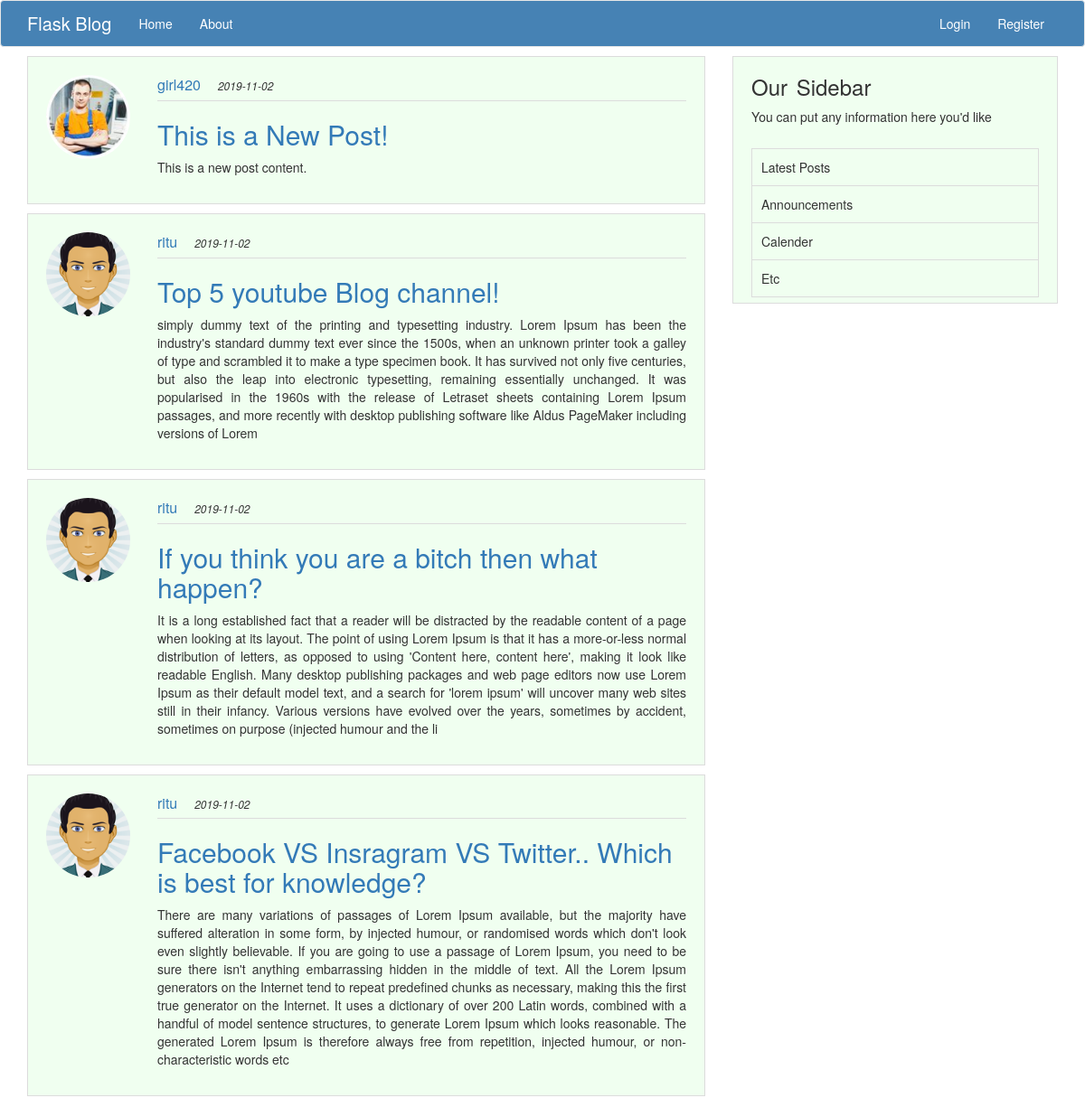
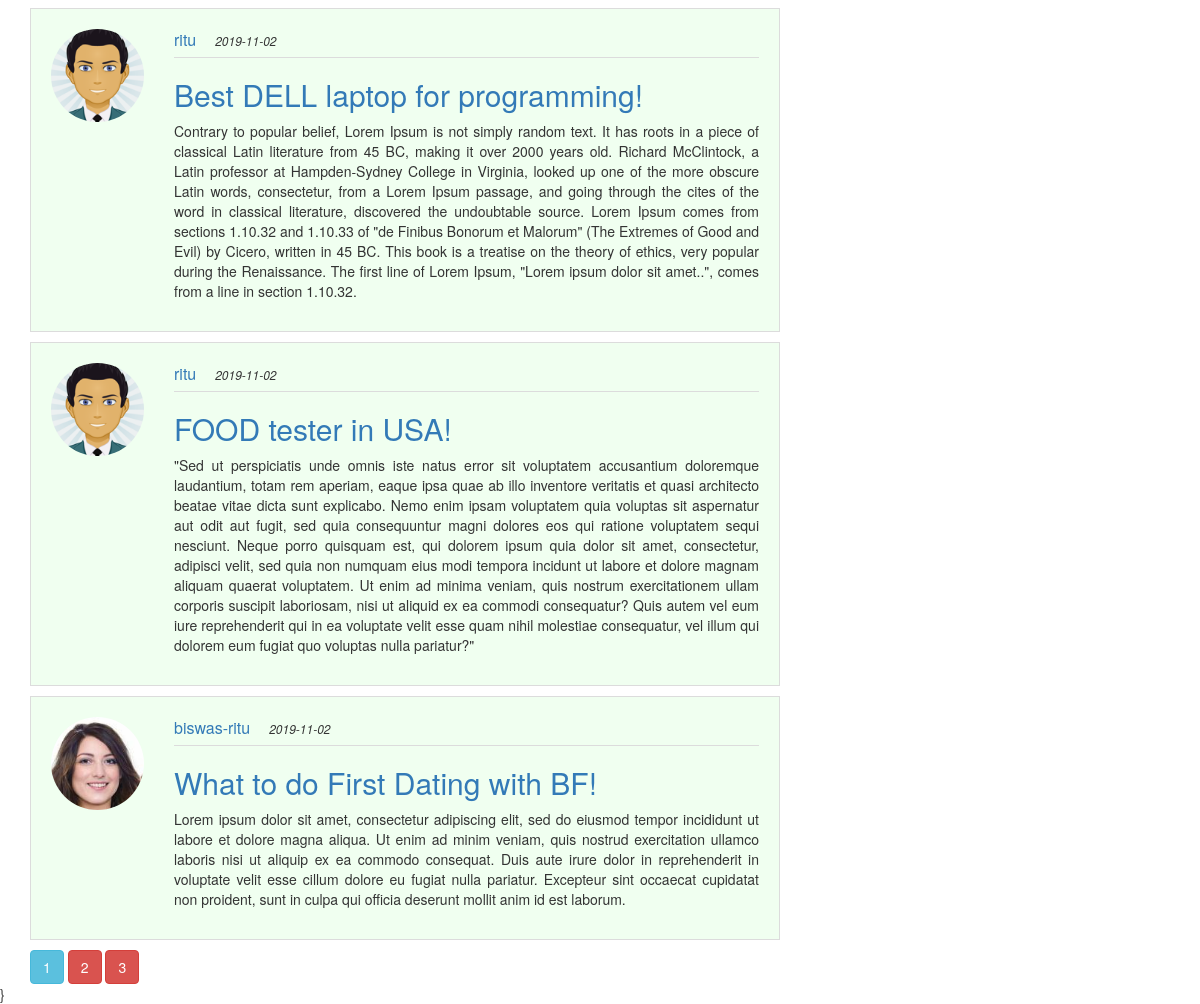
Page /home on the earlier database version (2 pictures, top to bottom).
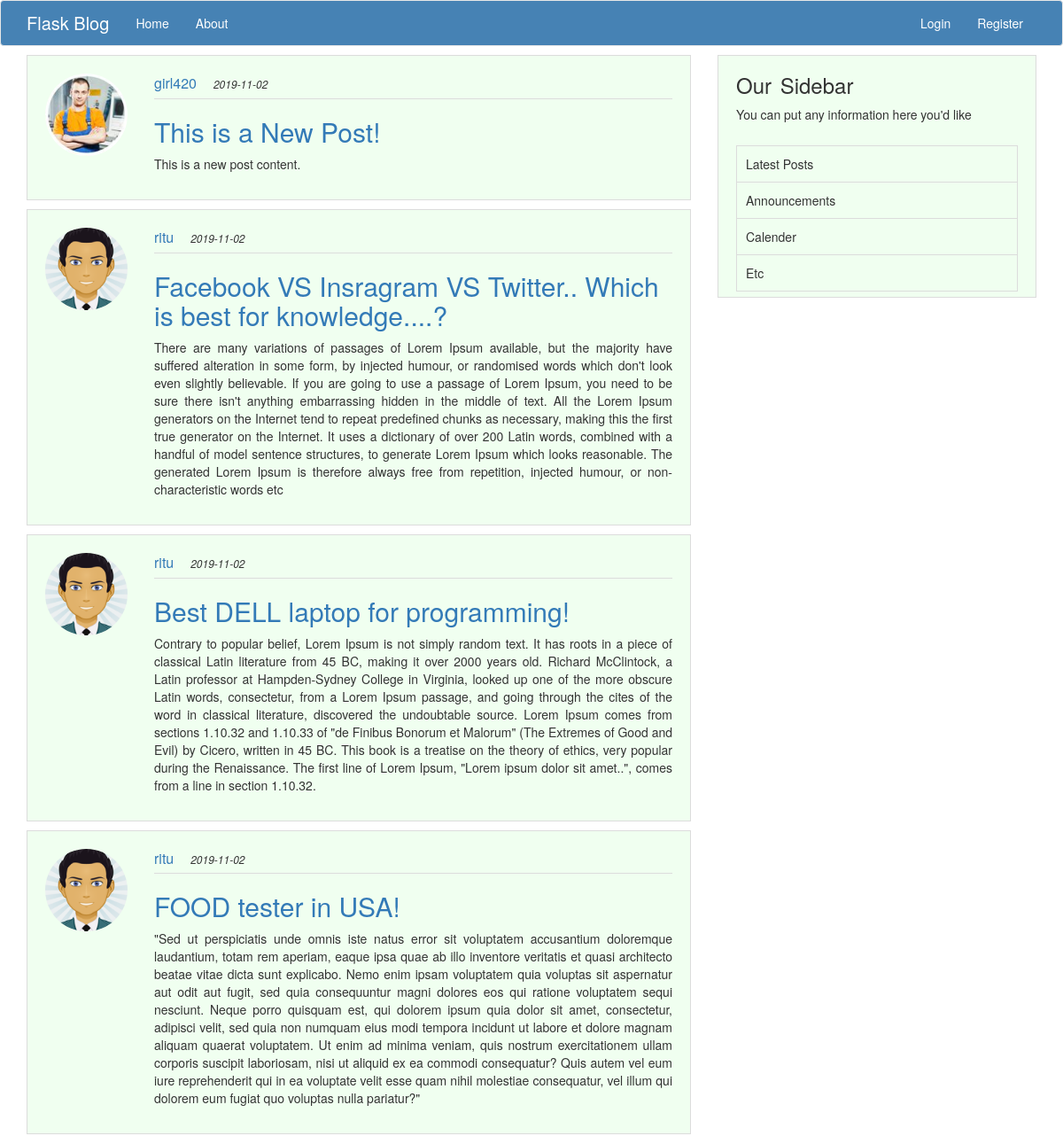
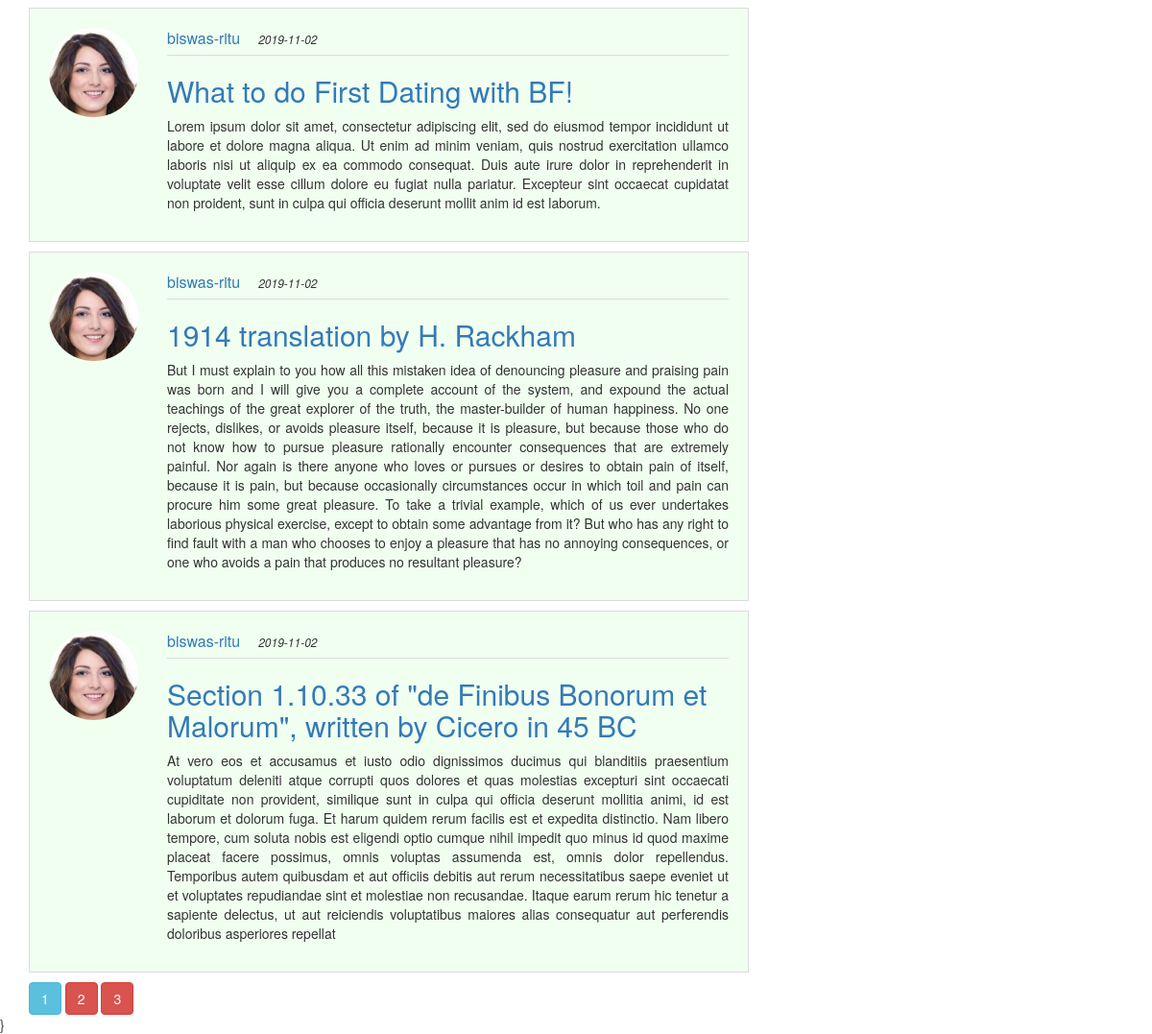
Same page on the later database version (2 pictures, top to bottom).
### App/models.py (models this page shows, shortened)
class Post(db.Model):
    id = db.Column(db.Integer, primary_key=True)
    title = db.Column(db.String(500), nullable=False)
    date_posted = db.Column(db.DateTime, nullable=False, default=datetime.utcnow())
    content = db.Column(db.Text, nullable=False)
    user_id = db.Column(db.Integer, db.ForeignKey('user.id'),
                        nullable=False)  # this 'user.id' is table name and column name

class User(db.Model, UserMixin):
    id = db.Column(db.INTEGER, primary_key=True)
    username = db.Column(db.String(20), unique=True, nullable=False)
    email = db.Column(db.String(120), unique=True, nullable=False)
    img_file = db.Column(db.String(20), nullable=False, default="default.jpg")
    password = db.Column(db.String(60), nullable=False)
    posts = db.relationship('Post', backref='author', lazy=True)  # this 'Post' is a class name

### App/main/routes.py (the view)
@main.route('/')
@main.route('/home')
def home():
    page = request.args.get('page', 1, type=int)
    print('Page = ', page)
    posts = Post().query.order_by(Post.date_posted.desc()).paginate(page=page, per_page=7)
    return render_template("index.html", posts=posts, title='Home')

### App/templates/index.html
{% extends 'layout.html' %}
{% block content %}
    <section id="blog-content">
        <div class="container">
            <div class="row">
                <div class="col-sm-8">
                    {% for post in posts.items %}
                        <div class="post">
                            <div class="row">
                                <div class="col-sm-2">
                                    <img src="{{ url_for('static', filename='css/profile_pic/'+ post.author.img_file) }}"
                                         alt="..." class="img-rounded img-circle img-responsive">
                                </div>
                                <div class="col-sm-10">
                                    <span class="author-name"><a href="{{ url_for('users.user_posts', username=post.author.username) }}">{{ post.author.username }}</a></span>
                                    <span class="publish-date">{{ post.date_posted.strftime('%Y-%m-%d') }}</span>
                                    <hr>
                                    <h2 class="post-title">
                                        <a href="{{ url_for('posts.post', post_id=post.id) }}">{{ post.title }}</a>
                                    </h2>
                                    <p class="post-content">{{ post.content }}</p>
                                </div>
                            </div>
                        </div>
                    {% endfor %}
                    {% for page_num in posts.iter_pages(left_edge=1, right_edge=1, left_current=1, right_current=2) %}
                        {% if page_num %}
                            {% if posts.page == page_num %}
                                <a class="btn btn-info" href="{{ url_for('main.home', page=page_num) }}">{{ page_num }}</a>
                            {% else %}
                                <a class="btn btn-danger" href="{{ url_for('main.home', page=page_num) }}">{{ page_num }}</a>
                            {% endif %}
                        {% else %}
                            '''
                        {% endif %}
                    {% endfor %}
                </div>
                <div class="col-sm-4">
                    <main>
                        <h3>Our Sidebar</h3>
                        <span>You can put any information here you'd like</span>
                        <div class="item">
                            <p>Latest Posts</p>
                            <p>Announcements</p>
                            <p>Calender</p>
                            <p>Etc</p>
                        </div>
                    </main>
                </div>
            </div>
        </div>
    </section>}
{% endblock %}

### App/templates/layout.html (shortened to what this page needs)
<!DOCTYPE html>
<html lang="en">
<head>
    <link rel="stylesheet" href="{{ url_for("static", filename="css/bootstrap.min.css") }}">
    <link rel="stylesheet" href="{{ url_for("static", filename="css/font-awesome.min.css") }}">
    <link rel="stylesheet" href="{{ url_for("static", filename="css/normalize.css") }}">
    <link rel="stylesheet" href="{{ url_for("static", filename="css/style.css") }}">
</head>
<body>
<header>
    <nav class="navbar navbar-default">
        <div class="container">
            <div class="navbar-header">
                <a class="navbar-brand" href="{{ url_for('main.home') }}">Flask Blog</a>
            </div>
            <div class="collapse navbar-collapse" id="bs-example-navbar-collapse-1">
                <ul class="nav navbar-nav">
                    <li class="{{ active }}"><a href="{{ url_for('main.home') }}">Home<span class="sr-only">(current)</span></a>
                    </li>
                    <li><a href="#">About</a></li>
                </ul>
                <ul class="nav navbar-nav navbar-right">
                    {% if current_user.is_authenticated %}
                        <li><a href="{{ url_for('users.logout') }}">Logout</a></li>
                        <li><a href="{{ url_for('users.account') }}">Account</a></li>
                        <li><a href="{{ url_for('posts.new_post') }}">New Post</a></li>
                    {% else %}
                        <li><a href="/login">Login</a></li>
                        <li><a href="{{ url_for('users.register') }}">Register</a></li>
                    {% endif %}
                </ul>
            </div>
        </div>
    </nav>
</header>
{% block content %}{% endblock %}
</body>
</html>

### App/static/css/style.css (style rules this page uses)
* { margin: 0; padding: 0; }
.navbar { margin-bottom: 0; }
.navbar-default { background-color: #4682B4; }
.navbar-default .navbar-brand { font-size: 20px; }
.navbar-default .navbar-brand , .navbar-default .navbar-nav > li > a { color: white; }
.author-name { color: #00BFFF; font-size: 16px; padding-right: 15px; }
.publish-date { font-size: 12px; font-style: italic; }
.post, main { background-color: #F0FFF0; padding: 20px; margin: 10px 0; border: 1px solid #DCDCDC; }
hr { margin: 5px 0; border-color: #DCDCDC; }
.post-content { text-align: justify; font-size: 14px; }
main { padding-bottom: 6px; }
main h3 { margin: 0 0 10px 0; padding: 0; word-spacing: 3px; }
main span { font-size: 14px; padding-right: 15px; }
main .item { margin-top: 25px; }
main .item p { padding: 10px; border: 1px solid #DCDCDC; margin: 0; border-bottom: none; }
main .item p:nth-child(4) { border-bottom: 1px solid #DCDCDC; }

Differences in the rows shown:
removed Post: img_file (picture), author.username "ritu", date_posted "2019-11-02", title "Top 5 youtube Blog channel!", content "simply dummy text of the printing and typesetting industry. Lorem Ipsum has been the industry's standard dummy text ever since the 1500s, when an unknown printer took a galley of type and scrambled it to make a type specimen book. It has survived not only five centuries, but also the leap into electronic typesetting, remaining essentially unchanged. It was popularised in the 1960s with the release of Letraset sheets containing Lorem Ipsum passages, and more recently with desktop publishing software like Aldus PageMaker including versions of Lorem"
removed Post: img_file (picture), author.username "ritu", date_posted "2019-11-02", title "If you think you are a bitch then what happen?", content "It is a long established fact that a reader will be distracted by the readable content of a page when looking at its layout. The point of using Lorem Ipsum is that it has a more-or-less normal distribution of letters, as opposed to using 'Content here, content here', making it look like readable English. Many desktop publishing packages and web page editors now use Lorem Ipsum as their default model text, and a search for 'lorem ipsum' will uncover many web sites still in their infancy. Various versions have evolved over the years, sometimes by accident, sometimes on purpose (injected humour and the li"
changed Post: title "Facebook VS Insragram VS Twitter.. Which is best for knowledge?" → "Facebook VS Insragram VS Twitter.. Which is best for knowledge....?"
now on this page (row unchanged): Post: img_file (picture), author.username "biswas-ritu", date_posted "2019-11-02", title "1914 translation by H. Rackham", content "But I must explain to you how all this mistaken idea of denouncing pleasure and praising pain was born and I will give you a complete account of the system, and expound the actual teachings of the great explorer of the truth, the master-builder of human happiness. No one rejects, dislikes, or avoids pleasure itself, because it is pleasure, but because those who do not know how to pursue pleasure rationally encounter consequences that are extremely painful. Nor again is there anyone who loves or pursues or desires to obtain pain of itself, because it is pain, but because occasionally circumstances occur in which toil and pain can procure him some great pleasure. To take a trivial example,…"
now on this page (row unchanged): Post: img_file (picture), author.username "biswas-ritu", date_posted "2019-11-02", title "Section 1.10.33 of \"de Finibus Bonorum et Malorum\", written by Cicero in 45 BC", content "At vero eos et accusamus et iusto odio dignissimos ducimus qui blanditiis praesentium voluptatum deleniti atque corrupti quos dolores et quas molestias excepturi sint occaecati cupiditate non provident, similique sunt in culpa qui officia deserunt mollitia animi, id est laborum et dolorum fuga. Et harum quidem rerum facilis est et expedita distinctio. Nam libero tempore, cum soluta nobis est eligendi optio cumque nihil impedit quo minus id quod maxime placeat facere possimus, omnis voluptas assumenda est, omnis dolor repellendus. Temporibus autem quibusdam et aut officiis debitis aut rerum necessitatibus saepe eveniet ut et voluptates repudiandae sint et molestiae non recusandae. Itaque…"
